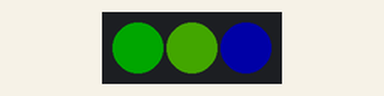
This program was run on a simulated Raspberry Pi Pico running MicroPython. Parts: 3 RGB LEDs in strip order, left to right. Dim RGB values are drawn brighter than linear; library files of the repository ran but are not shown: neopixel.py.

Above: at 0.15 s.
At 1.05 s:
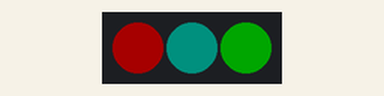
At 1.35 s:
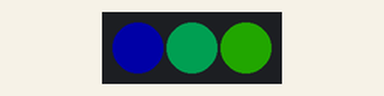
At 1.65 s:
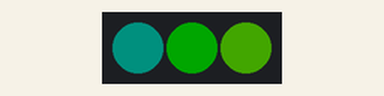
At 2.85 s:
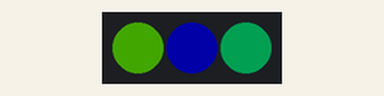
At 4.66 s:
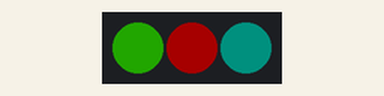
Timing chart, 0 to 5.0 s (numbered marks = the images above):
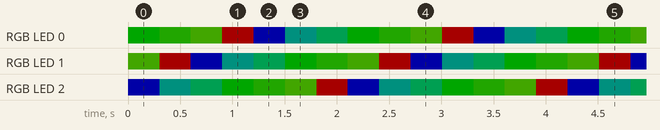

The program:

neopixelMain.py
```python
import time
from neopixel import Neopixel

numpix = 3 # number of ws2812
strip = Neopixel(numpix, 0, 28, "RGB") # in third order we set data pin to 28

red = (255, 0, 0)
orange = (255, 50, 0)
yellow = (255, 100, 0)
green = (0, 255, 0)
blue = (0, 0, 255)
indigo = (100, 0, 90)
violet = (200, 0, 100)
colors_rgb = [red, orange, yellow, green, blue, indigo, violet]

strip.brightness(40)


while True:
    for x in range(len(colors_rgb)):
        strip.set_pixel(0,colors_rgb[x])
        strip.set_pixel(1,colors_rgb[(x+2)%7])
        strip.set_pixel(2,colors_rgb[(x+4)%7])
        strip.show()
        time.sleep(.3)
```

Measured:
- by itself, RGB LED 0: repeats every 2.1 s: RGB(8, 40, 0) 0.30 s, RGB(16, 40, 0) 0.30 s, RGB(40, 0, 0) 0.30 s, RGB(0, 0, 40) 0.30 s, RGB(0, 16, 14) 0.30 s, RGB(0, 31, 16) 0.30 s, RGB(0, 40, 0) 0.30 s
- by itself, RGB LED 1: repeats every 2.1 s: RGB(40, 0, 0) 0.30 s, RGB(0, 0, 40) 0.30 s, RGB(0, 16, 14) 0.30 s, RGB(0, 31, 16) 0.30 s, RGB(0, 40, 0) 0.30 s, RGB(8, 40, 0) 0.30 s, RGB(16, 40, 0) 0.30 s
- by itself, everything shown: repeats every 2.1 s, in 7 steps
